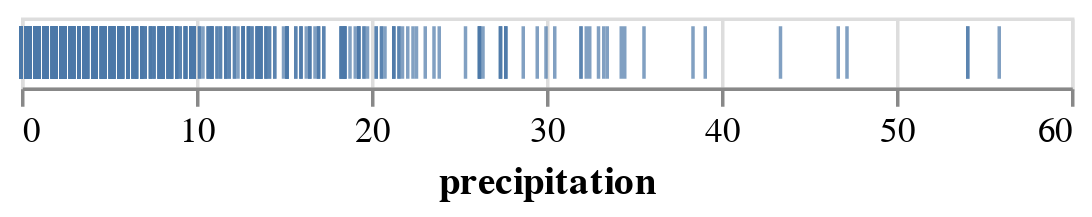

Here is the notebook cell this chart was saved with:
### Markdown cell above
The data is loaded from the web and stored in a Pandas DataFrame, and from here we can explore it with Altair.

Let’s start by looking at the precipitation, using tick marks to see the distribution of precipitation values:

### Code cell
import altair as alt

alt.Chart(df).mark_tick().encode(
    x='precipitation',
)

### Figure 1 — Vega-Lite specification as saved in the notebook (floating-point values rounded to 4 significant figures; data arrays with more than 128 entries replaced by an {"elided": "..."} marker saying what was removed)
{"config": {"view": {"continuousWidth": 300, "continuousHeight": 300}}, "data": {"name": "data-830c39fec90146253fb06a06c26374ef"}, "mark": {"type": "tick"}, "encoding": {"x": {"field": "precipitation", "type": "quantitative"}}, "$schema": "https://vega.github.io/schema/vega-lite/v5.8.0.json", "datasets": {"data-830c39fec90146253fb06a06c26374ef": {"elided": "1461 records"}}}
